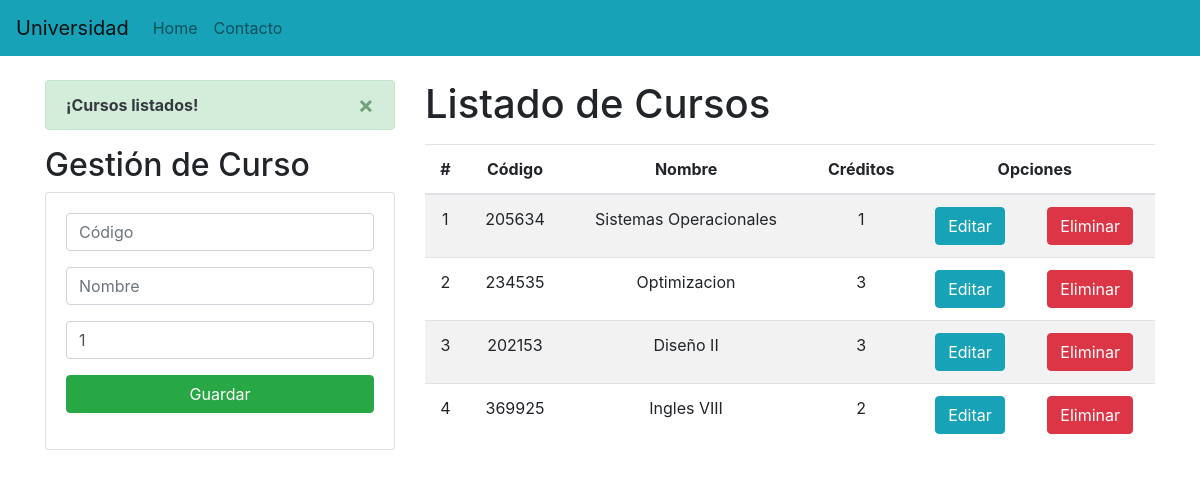
The page / on the database its author committed.
### Aplicaciones/models.py (models this page shows, shortened)
class Curso(models.Model):
    codigo = models.CharField(primary_key=True, max_length=6)
    nombre = models.CharField(max_length=50)
    creditos = models.PositiveSmallIntegerField()

### Aplicaciones/views.py (the view)
# urls.py: path('', views.home),
def home(request):
    cursosListados = Curso.objects.all()
    messages.success(request, '¡Cursos listados!')
    return render(request, "gestionCursos.html", {"cursos": cursosListados})

### Aplicaciones/templates/gestionCursos.html (shortened to what this page needs)
{% extends "./base.html" %}
{% block body %}
<div class="row">
    <div class="col-sm-12 col-md-6 col-lg-4 col-xl-4">
        {% if messages %}
        {% for message in messages %}
        <div class="alert alert-dismissible alert-success">
            <button type="button" class="close" data-dismiss="alert">&times;</button>
            <strong class="text-dark">{{ message }}</strong>
        </div>
        {% endfor %}
        {% endif %}
        <h2>Gestión de Curso</h2>
        <div class="card">
            <div class="card-body">
                <form action="/registrarCurso/" method="POST">{% csrf_token %}
                    <div class="form-group">
                        <input type="text" id="txtCodigo" name="txtCodigo" class="form-control" placeholder="Código"
                            minlength="6" maxlength="6" required>
                    </div>
                    <div class="form-group">
                        <input type="text" id="txtNombre" name="txtNombre" class="form-control" placeholder="Nombre"
                            maxlength="50" required>
                    </div>
                    <div class="form-group">
                        <input type="text" id="numCreditos" name="numCreditos" class="form-control" min="1" max="9"
                            value="1" required>
                    </div>
                    <div class="form-group">
                        <button type="submit" class="btn btn-success btn-block text-white">Guardar</button>
                    </div>
                </form>
            </div>
        </div>
    </div>
    <div class="col-sm-12 col-md-6 col-lg-8 col-xl-8">
        <h1>Listado de Cursos</h1>
        <div class="table-responsive py-2">
            <table class="table table-striped">
                <thead>
                    <tr>
                        <th>#</th>
                        <th>Código</th>
                        <th>Nombre</th>
                        <th>Créditos</th>
                        <th colspan="2">Opciones</th>
                    </tr>
                </thead>
                <tbody>
                    {% for c in cursos %}
                    <tr>
                        <td>{{forloop.counter}}</td>
                        <td>{{c.codigo}}</td>
                        <td>{{c.nombre}}</td>
                        <td>{{c.creditos}}</td>
                        <td><a href="edicionCurso/{{c.codigo}}" class="btn btn-info">Editar</a></td>
                        <td><a href="eliminarCurso/{{c.codigo}}" class="btn btn-danger btnEliminacion">Eliminar</a></td>
                    </tr>
                    {% endfor %}
                </tbody>
            </table>
        </div>
    </div>
</div>
{% endblock %}

### Aplicaciones/templates/base.html (shortened to what this page needs)
<!DOCTYPE html>
<html lang="en">
<head>
    {% load static %}
    <link rel="stylesheet" href="https://cdn.jsdelivr.net/npm/bootstrap@4.5.3/dist/css/bootstrap.min.css"
>
    <link rel="stylesheet" href="{% static 'css/gestionCursos.css' %}">
</head>
<body>
    <nav class="navbar navbar-expand-lg navbar-light bg-info">
        <a class="navbar-brand" href="#">Universidad</a>
        <div class="collapse navbar-collapse" id="navbarNav">
            <ul class="navbar-nav">
                <li class="nav-item">
                    <a class="nav-link" href="#">Home <span class="sr-only">(current)</span></a>
                </li>
                <li class="nav-item">
                    <a class="nav-link" href="#">Contacto</a>
                </li>
            </ul>
        </div>
    </nav>
    <div class="container py-4">
        {% block body %}
        {% endblock %}
    </div>
</body>
</html>

### Aplicaciones/static/css/gestionCursos.css (style rules this page uses)
th, td { text-align: center; vertical-align: middle; }

### rows shown on the page
Curso: codigo "205634", nombre "Sistemas Operacionales", creditos "1"
Curso: codigo "234535", nombre "Optimizacion", creditos "3"
Curso: codigo "202153", nombre "Diseño II", creditos "3"
Curso: codigo "369925", nombre "Ingles VIII", creditos "2"

### other values the page prints
{{ message }} "¡Cursos listados!"
